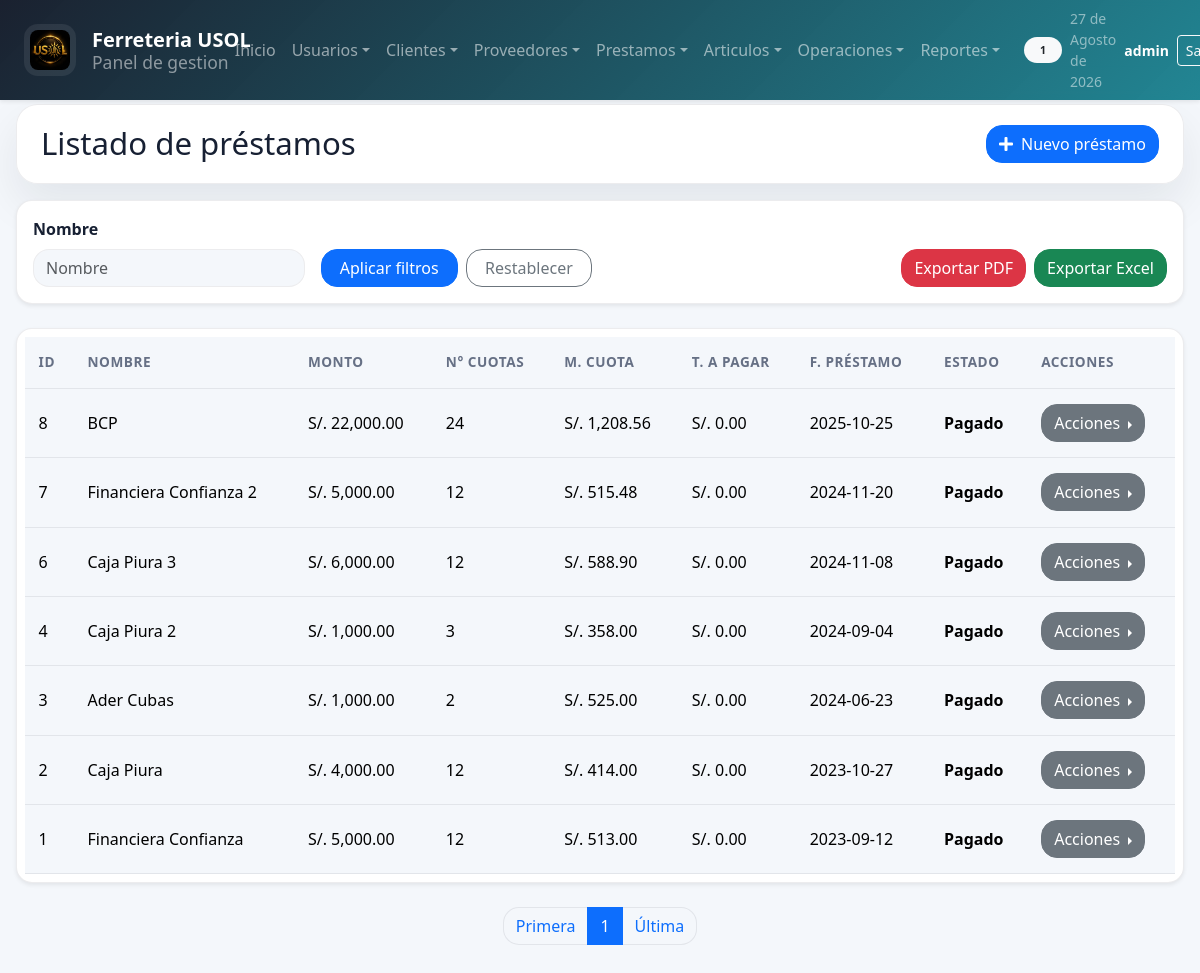
The app's page /sistema/prestamos/lista_prestamos.php (signed in) with its own data.
### tables this page shows
CREATE TABLE `prestamos` (
  `idPrestamo` int(11) NOT NULL AUTO_INCREMENT,
  `nombre` varchar(50) NOT NULL,
  `monto` float(8,2) NOT NULL,
  `montoPagar` float(8,2) NOT NULL,
  `fechaPrestamo` date NOT NULL,
  `cuotas` int(11) NOT NULL,
  `montoCuota` float(8,2) NOT NULL,
  `fechaCuota` date NOT NULL,
  `estado` tinyint(1) NOT NULL,
  `descripcion` varchar(50) NOT NULL,
  `idEmpleado` int(11) NOT NULL,
  PRIMARY KEY (`idPrestamo`),
  KEY `fk_empleado_3` (`idEmpleado`),
  CONSTRAINT `fk_empleado_3` FOREIGN KEY (`idEmpleado`) REFERENCES `empleados` (`IdEmpleado`)
);

### sistema/prestamos/lista_prestamos.php (the view, shortened to what this page needs)
<?php
    include "../../conexion.php";
    include "../includes/paginador.php";
    $results_per_page = 10;
    $current_page = isset($_GET['page']) ? intval($_GET['page']) : 1;
    $consulta = "
        SELECT *
        FROM prestamos
        ORDER BY idPrestamo DESC
    ";
    $where = "
        prestamos
        ORDER BY idPrestamo DESC
    ";
    list($result, $total_records) = getPaginatedDataAll($conexionDB, $consulta, $where, $current_page, $results_per_page);
    $row = $result->num_rows;
?>
<!DOCTYPE html>
<html lang="es">
<head>
    <?php include "../includes/scripts_2.php"; ?>
</head>
<body>
    <?php include "../includes/header_2.php"; ?>
    <section id="container">
        <div class="title_container">
            <h1>Listado de préstamos</h1>
            <a href="registrar_prestamo.php" class="btn_new"><i class="fas fa-plus"></i> Nuevo préstamo</a>
        </div>
        <div class="header_container">
            <div class="row g-3 align-items-end">
                <div class="col-12 col-md-4 col-lg-3">
                    <label for="busquedaPrestamo">Nombre</label>
                    <input class="filtrosBusqueda" type="text" name="busquedaPrestamo" id="busquedaPrestamo" placeholder="Nombre">
                </div>
                <div class="col-12 col-md-4 col-lg-3">
                    <div class="d-flex gap-2">
                        <button type="button" class="btn btn-primary flex-grow-1" onclick="buscarPrestamo()">Aplicar filtros</button>
                        <a href="lista_prestamos.php" class="btn btn-outline-secondary flex-grow-1">Restablecer</a>
                    </div>
                </div>
                <div class="col-12 col-md-4 col-lg-4 ms-lg-auto">
                    <div class="d-flex gap-2 justify-content-md-end">
                        <button type="button" class="btn btn-danger" onclick="exportarPrestamosPDF()">Exportar PDF</button>
                        <button type="button" class="btn btn-success" onclick="exportarPrestamosEXCEL()">Exportar Excel</button>
                    </div>
                </div>
            </div>
        </div>
        <div class="containerTable">
            <table id="tablaPrestamos">
                <thead>
                    <tr>
                        <th>Id</th>
                        <th>Nombre</th>
                        <th>Monto</th>
                        <th>N° Cuotas</th>
                        <th>M. cuota</th>
                        <th>T. a pagar</th>
                        <th>F. préstamo</th>
                        <th>Estado</th>
                        <th>Acciones</th>
                    </tr>
                </thead>
                <tbody>
                    <?php
                    if($row > 0){
                        while($data = $result->fetch_assoc()){
                    ?>
                    <tr>
                        <td><?php echo $data['idPrestamo']; ?></td>
                        <td><?php echo $data['nombre']; ?></td>
                        <td>S/. <?php echo number_format($data['monto'],2); ?></td>
                        <td><?php echo $data['cuotas']; ?></td>
                        <td>S/. <?php echo number_format($data['montoCuota'],2); ?></td>
                        <td>S/. <?php echo number_format($data['montoPagar'],2); ?></td>
                        <td><?php echo $data['fechaPrestamo']; ?></td>
                        <?php
                            $estado = $data['estado'];
                            if($estado){
                                ?>
                                <td class="pagado"><?php echo "Pagado"; ?></td>
                                <?php
                            }else{
                                ?>
                                <td class="pendiente"><?php echo "Pendiente"; ?></td>
                                <?php
                            }
                        ?>
                        <td>
                            <div class="btn-group dropend">
                                <button class="btn btn-secondary dropdown-toggle" type="button" data-bs-toggle="dropdown" aria-expanded="false">
                                    Acciones
                                </button>
                            </div>
                        </td>
                    </tr>
                    <?php
                        }
                    }
                    ?>
                </tbody>
            </table>
        </div>
    </section>
</body>
</html>

### sistema/css/style.css (style rules this page uses)
:root, [data-bs-theme=light] { --bs-primary: #0f7b8a; --bs-primary-rgb: 15, 123, 138; --bs-secondary: #475467; --bs-secondary-rgb: 71, 84, 103; --bs-success: #15803d; --bs-info: #0ea5e9; --bs-warning: #d97706; --bs-danger: #dc2626; --bs-dark: #111827; --bs-body-bg: #f4f7fb; --bs-body-color: #172033; --bs-border-color: rgba(15, 23, 42, 0.08); --bs-border-radius: 1rem; --bs-border-radius-lg: 1.35rem; --bs-box-shadow: 0 20px 45px rgba(15, 23, 42, 0.08); --app-surface: rgba(255, 255, 255, 0.96); --app-muted: #667085; }
* { box-sizing: border-box; }
html { scroll-behavior: smooth; }
body { min-height: 100vh; background: var(--bs-body-bg); color: var(--bs-body-color); font-family: "Segoe UI", Tahoma, Geneva, Verdana, sans-serif; }
a { text-decoration: none; }
#container { padding: 6.5rem 1rem 2rem; }
.title_container, .header_container, .info_caja, .chart-container, .divInfoSistema, .containerDataUser, .containerDataEmpresa, .data_delete { background: var(--app-surface); border: 1px solid var(--bs-border-color); border-radius: var(--bs-border-radius-lg); box-shadow: var(--bs-box-shadow); }
.title_container { padding: 1.25rem 1.5rem; margin-bottom: 1rem; }
.title_container h1, #container > h1 { margin: 0; font-size: clamp(1.5rem, 1.2rem + 1vw, 2.2rem); }
.header_container { padding: 1.25rem; }
.containerTable { margin-bottom: 1.5rem; }
.containerTable table { min-width: 780px; }
.table > :not(caption) > * > * { padding: 0.95rem 0.85rem; }
.table thead th { color: var(--app-muted); font-size: 0.85rem; font-weight: 700; text-transform: uppercase; letter-spacing: 0.04em; }
.btn_new, .btn_pdf, .btn_excel, .btn_save, .btn_save_1, .link_delete_1 { display: inline-flex; align-items: center; justify-content: center; gap: 0.5rem; }
.pagado, .saldo, .pendiente, .anulado { font-weight: 700; }
.pagado { color: var(--bs-success); }

### records on screen
prestamos: idPrestamo "8", nombre "BCP", monto "22,000.00", cuotas "24", montoCuota "1,208.56", montoPagar "0.00", fechaPrestamo "2025-10-25", estado "Pagado"
prestamos: idPrestamo "7", nombre "Financiera Confianza 2", monto "5,000.00", cuotas "12", montoCuota "515.48", montoPagar "0.00", fechaPrestamo "2024-11-20", estado "Pagado"
prestamos: idPrestamo "6", nombre "Caja Piura 3", monto "6,000.00", cuotas "12", montoCuota "588.90", montoPagar "0.00", fechaPrestamo "2024-11-08", estado "Pagado"
prestamos: idPrestamo "4", nombre "Caja Piura 2", monto "1,000.00", cuotas "3", montoCuota "358.00", montoPagar "0.00", fechaPrestamo "2024-09-04", estado "Pagado"
prestamos: idPrestamo "3", nombre "Ader Cubas", monto "1,000.00", cuotas "2", montoCuota "525.00", montoPagar "0.00", fechaPrestamo "2024-06-23", estado "Pagado"
prestamos: idPrestamo "2", nombre "Caja Piura", monto "4,000.00", cuotas "12", montoCuota "414.00", montoPagar "0.00", fechaPrestamo "2023-10-27", estado "Pagado"
prestamos: idPrestamo "1", nombre "Financiera Confianza", monto "5,000.00", cuotas "12", montoCuota "513.00", montoPagar "0.00", fechaPrestamo "2023-09-12", estado "Pagado"

### other values on screen
$_SESSION['rol_name'] "1"
fechaC() "27 de Agosto de 2026"
$_SESSION['user'] "admin"
